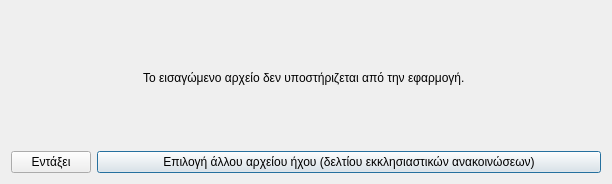
<?xml version="1.0" encoding="UTF-8"?>
<ui version="4.0">
 <class>Dialog</class>
 <widget class="QDialog" name="Dialog">
  <property name="geometry">
   <rect>
    <x>0</x>
    <y>0</y>
    <width>612</width>
    <height>184</height>
   </rect>
  </property>
  <property name="windowTitle">
   <string>Λάθος αρχείο ήχου</string>
  </property>
  <property name="windowIcon">
   <iconset resource="../../../../icons.qrc">
    <normaloff>:/rest-windows/assets/images/rest-windows/information.png</normaloff>:/rest-windows/assets/images/rest-windows/information.png</iconset>
  </property>
  <layout class="QGridLayout" name="gridLayout">
   <item row="1" column="1">
    <widget class="QPushButton" name="choose_another_file">
     <property name="sizePolicy">
      <sizepolicy hsizetype="Expanding" vsizetype="Fixed">
       <horstretch>0</horstretch>
       <verstretch>0</verstretch>
      </sizepolicy>
     </property>
     <property name="text">
      <string>Επιλογή άλλου αρχείου ήχου (δελτίου εκκλησιαστικών ανακοινώσεων)</string>
     </property>
     <property name="icon">
      <iconset resource="../../../../icons.qrc">
       <normaloff>:/main-window/assets/images/main-window/church.png</normaloff>:/main-window/assets/images/main-window/church.png</iconset>
     </property>
    </widget>
   </item>
   <item row="0" column="0" colspan="2">
    <widget class="QFrame" name="frame">
     <property name="styleSheet">
      <string notr="true">QFrame{border:0px;}</string>
     </property>
     <property name="frameShape">
      <enum>QFrame::StyledPanel</enum>
     </property>
     <property name="frameShadow">
      <enum>QFrame::Raised</enum>
     </property>
     <layout class="QHBoxLayout" name="horizontalLayout">
      <item>
       <widget class="QLabel" name="image_label">
        <property name="maximumSize">
         <size>
          <width>117</width>
          <height>117</height>
         </size>
        </property>
        <property name="text">
         <string/>
        </property>
        <property name="pixmap">
         <pixmap resource="../../../../icons.qrc">:/rest-windows/assets/images/rest-windows/information.png</pixmap>
        </property>
        <property name="scaledContents">
         <bool>true</bool>
        </property>
       </widget>
      </item>
      <item>
       <widget class="QLabel" name="label">
        <property name="text">
         <string>Το εισαγώμενο αρχείο δεν υποστήριζεται από την εφαρμογή.</string>
        </property>
        <property name="alignment">
         <set>Qt::AlignJustify|Qt::AlignVCenter</set>
        </property>
       </widget>
      </item>
     </layout>
    </widget>
   </item>
   <item row="1" column="0">
    <widget class="QPushButton" name="ok">
     <property name="text">
      <string>Εντάξει</string>
     </property>
     <property name="icon">
      <iconset resource="../../../../icons.qrc">
       <normaloff>:/rest-windows/assets/images/rest-windows/ok.png</normaloff>:/rest-windows/assets/images/rest-windows/ok.png</iconset>
     </property>
    </widget>
   </item>
  </layout>
 </widget>
 <tabstops>
  <tabstop>ok</tabstop>
 </tabstops>
 <resources>
  <include location="../../../../icons.qrc"/>
  <include location="../../../../icons.qrc"/>
  <include location="../../../../icons.qrc"/>
  <include location="../../../../icons.qrc"/>
  <include location="../../../icons.qrc"/>
 </resources>
 <connections/>
</ui>
